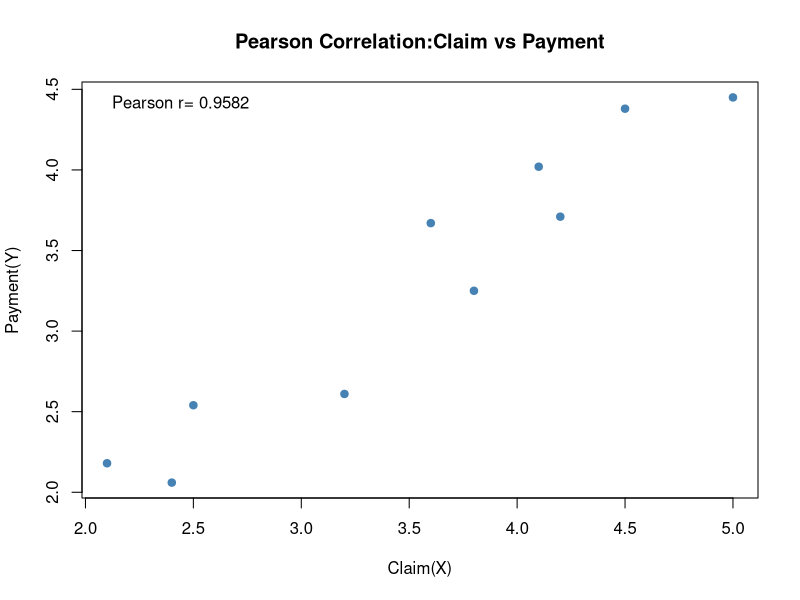
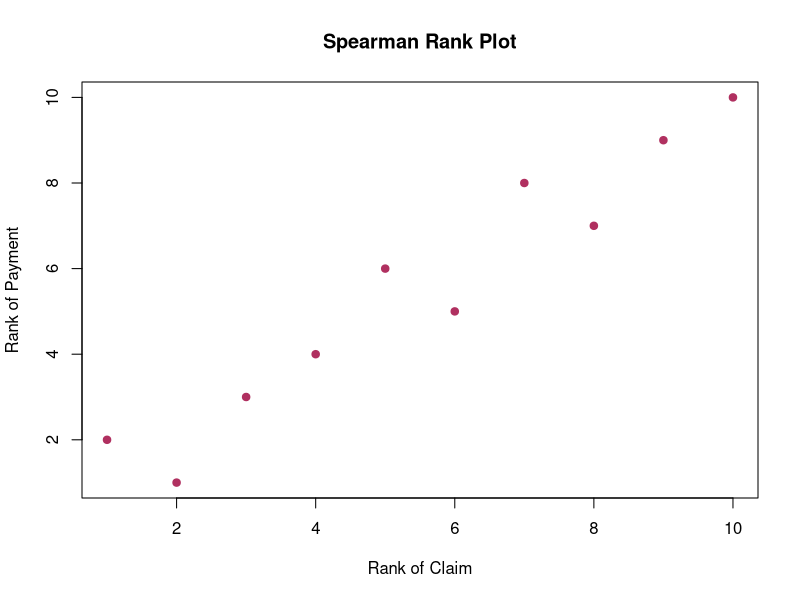
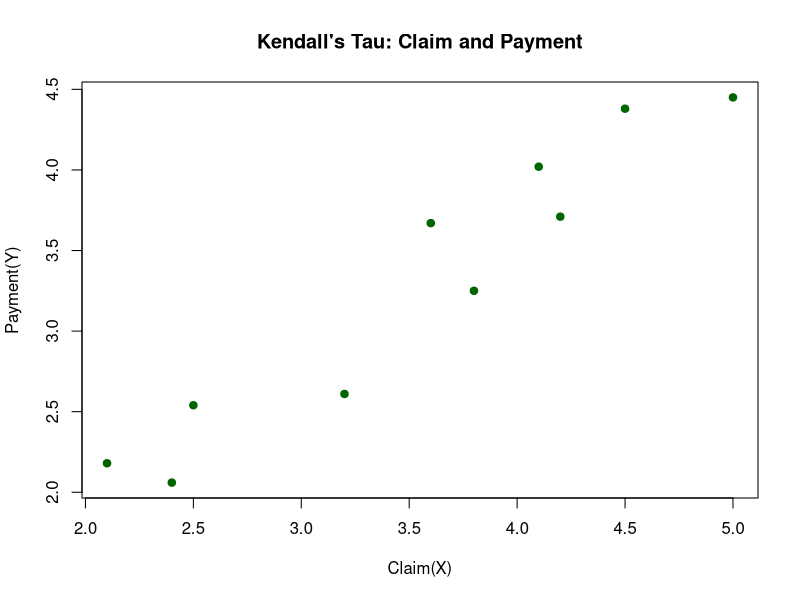

Write R code to recreate these figures, in order.
# ==============================================================
# 1. Manage the data
# ==============================================================

# Enter the data: c()
claim<-c(2.1,2.4,2.5,3.2,3.6,3.8,4.1,4.2,4.5,5.0)
payment<-c(2.18,2.06,2.54,2.61,3.67,3.25,4.02,3.71,4.38,4.45)

#To combine the data into data frame: data.frame()
data<-data.frame(claim,payment)

#Display & view the dataset: print(), View()
print(data)
View(data)

#Save the data> 1) set working directory 2)use function:write.csv
write.csv(data,"claim_payment.csv",row.names=FALSE)

# ==============================================================
# 2. Pearscon Correlation
# ==============================================================

# Calculate Pearson correlation value: cor(x,y, method="pearson")
r<-cor(claim,payment, method="pearson")
print(round(r,4))

# Scatter Plot for Pearson Correlation: plot(x,y)
plot(claim,payment,
     main="Pearson Correlation:Claim vs Payment",
     xlab="Claim(X)",
     ylab="Payment(Y)",
     pch=19,
     col="steelblue")

# Add correlation value on the plot: bty=box type for legend, n=no
legend("topleft",legend=paste("Pearson r=",round(r,4)),bty="n")


#Pearson correlation test: cor.test(x,y,method="pearson)
resultP<-cor.test(claim, payment, method="pearson")
print(resultP)



# ==============================================================
# 3. Spearman Rank Correlation
# ==============================================================

#Calculate ranks
Rank_X<-rank(claim)
Rank_Y<-rank(payment)

#Combine ranks into a data frame
rank_data<-data.frame(Rank_X,Rank_Y)

#Display the ranks
print(rank_data)


#Calculate Spearman Rank Correlation value: cor(x,y, method="spearman")
rho<-cor(claim,payment,method="spearman")
print(round(rho,4))

#Scatter plot for Spearman (Use rank data)
plot(Rank_X,Rank_Y,
     main="Spearman Rank Plot",
     xlab="Rank of Claim",
     ylab="Rank of Payment",
     pch=19,
     col="maroon")

#Spearman Correlation test: cor.test(x,y,method="spearman")
resultS<-cor.test(claim,payment,method="spearman")
print(resultS)
resultS$p.value


# ==============================================================
# 4. Kendall's Tau Correlation
# ==============================================================

#Calculate Kendall tau: cor(x,y,method="kendall")
tau<-cor(claim,payment,method="kendall")
print(round(tau,4))

#Scatter plot for Kendall's tau: plot(x,y)
plot(claim,payment,
     main="Kendall's Tau: Claim and Payment",
     xlab="Claim(X)",
     ylab="Payment(Y)",
     pch=19,
     col="darkgreen")

#Kendall's tau correlation test
resultK<-cor.test(claim,payment,method="kendall")
print(resultK)
